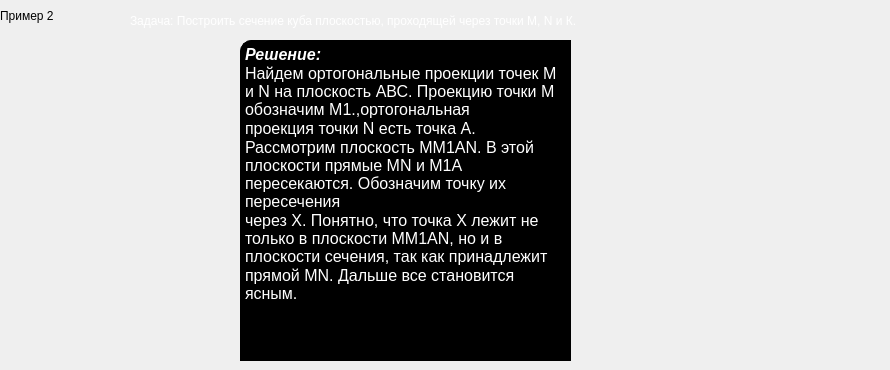
     <widget class="QWidget" name="page_3">
      <widget class="QLabel" name="label_5">
       <property name="geometry">
        <rect>
         <x>0</x>
         <y>0</y>
         <width>111</width>
         <height>31</height>
        </rect>
       </property>
       <property name="styleSheet">
        <string notr="true">
font: 18pt &quot;MS Sans Serif&quot;;</string>
       </property>
       <property name="text">
        <string>Пример 2</string>
       </property>
      </widget>
      <widget class="QLabel" name="label_7">
       <property name="geometry">
        <rect>
         <x>10</x>
         <y>70</y>
         <width>211</width>
         <height>211</height>
        </rect>
       </property>
       <property name="styleSheet">
        <string notr="true">background-image: url(:/newPrefix2/куб 21.png);</string>
       </property>
       <property name="text">
        <string/>
       </property>
      </widget>
      <widget class="QLabel" name="label_8">
       <property name="geometry">
        <rect>
         <x>590</x>
         <y>90</y>
         <width>291</width>
         <height>191</height>
        </rect>
       </property>
       <property name="styleSheet">
        <string notr="true">background-image: url(:/newPrefix2/куб 22.png);</string>
       </property>
       <property name="text">
        <string/>
       </property>
      </widget>
      <widget class="QLabel" name="label_12">
       <property name="geometry">
        <rect>
         <x>130</x>
         <y>10</y>
         <width>641</width>
         <height>21</height>
        </rect>
       </property>
       <property name="styleSheet">
        <string notr="true">color: rgb(255, 255, 255);
font: 12pt &quot;MS Shell Dlg 2&quot;;</string>
       </property>
       <property name="text">
        <string>Задача: Построить сечение куба плоскостью, проходящей через точки M, N и К.</string>
       </property>
      </widget>
      <widget class="QTextBrowser" name="textBrowser_4">
       <property name="geometry">
        <rect>
         <x>240</x>
         <y>40</y>
         <width>331</width>
         <height>321</height>
        </rect>
       </property>
       <property name="styleSheet">
        <string notr="true">QTextBrowser{
color: white;
border: 1px solid black;
border-top-left-radius: 11px;
background: black;
font-weight: 3;
text-transform: capitalize;
font-size: 25;
color: white;
}</string>
       </property>
       <property name="html">
        <string>&lt;!DOCTYPE HTML PUBLIC &quot;-//W3C//DTD HTML 4.0//EN&quot; &quot;http://www.w3.org/TR/REC-html40/strict.dtd&quot;&gt;
&lt;html&gt;&lt;head&gt;&lt;meta name=&quot;qrichtext&quot; content=&quot;1&quot; /&gt;&lt;style type=&quot;text/css&quot;&gt;
p, li { white-space: pre-wrap; }
&lt;/style&gt;&lt;/head&gt;&lt;body style=&quot; font-family:'MS Shell Dlg 2'; font-size:8.25pt; font-weight:0; font-style:normal;&quot;&gt;
&lt;p style=&quot; margin-top:0px; margin-bottom:0px; margin-left:0px; margin-right:0px; -qt-block-indent:0; text-indent:0px;&quot;&gt;&lt;span style=&quot; font-family:'Calibri'; font-size:12pt; font-weight:600; font-style:italic; color:#ffffff;&quot;&gt;Решение:&lt;/span&gt;&lt;span style=&quot; font-size:12pt; font-weight:600; font-style:italic; color:#ffffff;&quot;&gt; &lt;/span&gt;&lt;/p&gt;
&lt;p style=&quot; margin-top:0px; margin-bottom:0px; margin-left:0px; margin-right:0px; -qt-block-indent:0; text-indent:0px;&quot;&gt;&lt;span style=&quot; font-family:'Calibri'; font-size:12pt; color:#ffffff;&quot;&gt;Найдем ортогональные проекции точек М и N на плоскость АВС. Проекцию точки М обозначим М1.,ортогональная&lt;/span&gt;&lt;span style=&quot; font-size:12pt; color:#ffffff;&quot;&gt; &lt;/span&gt;&lt;/p&gt;
&lt;p style=&quot; margin-top:0px; margin-bottom:0px; margin-left:0px; margin-right:0px; -qt-block-indent:0; text-indent:0px;&quot;&gt;&lt;span style=&quot; font-family:'Calibri'; font-size:12pt; color:#ffffff;&quot;&gt;проекция точки N есть точка А.&lt;/span&gt;&lt;span style=&quot; font-size:12pt; color:#ffffff;&quot;&gt; &lt;/span&gt;&lt;/p&gt;
&lt;p style=&quot; margin-top:0px; margin-bottom:0px; margin-left:0px; margin-right:0px; -qt-block-indent:0; text-indent:0px;&quot;&gt;&lt;span style=&quot; font-family:'Calibri'; font-size:12pt; color:#ffffff;&quot;&gt;Рассмотрим плоскость MM1АN. В этой плоскости прямые MN и M1A пересекаются. Обозначим точку их пересечения&lt;/span&gt;&lt;span style=&quot; font-size:12pt; color:#ffffff;&quot;&gt; &lt;/span&gt;&lt;/p&gt;
&lt;p style=&quot; margin-top:0px; margin-bottom:0px; margin-left:0px; margin-right:0px; -qt-block-indent:0; text-indent:0px;&quot;&gt;&lt;span style=&quot; font-family:'Calibri'; font-size:12pt; color:#ffffff;&quot;&gt;через Х. Понятно, что точка Х лежит не только в плоскости MM1АN, но и в плоскости сечения, так как принадлежит&lt;/span&gt;&lt;span style=&quot; font-size:12pt; color:#ffffff;&quot;&gt; &lt;/span&gt;&lt;/p&gt;
&lt;p style=&quot; margin-top:0px; margin-bottom:0px; margin-left:0px; margin-right:0px; -qt-block-indent:0; text-indent:0px;&quot;&gt;&lt;span style=&quot; font-family:'Calibri'; font-size:12pt; color:#ffffff;&quot;&gt;прямой MN. Дальше все становится ясным.&lt;/span&gt;&lt;span style=&quot; font-size:12pt; color:#ffffff;&quot;&gt; &lt;/span&gt;&lt;/p&gt;&lt;/body&gt;&lt;/html&gt;</string>
       </property>
      </widget>
     </widget>
